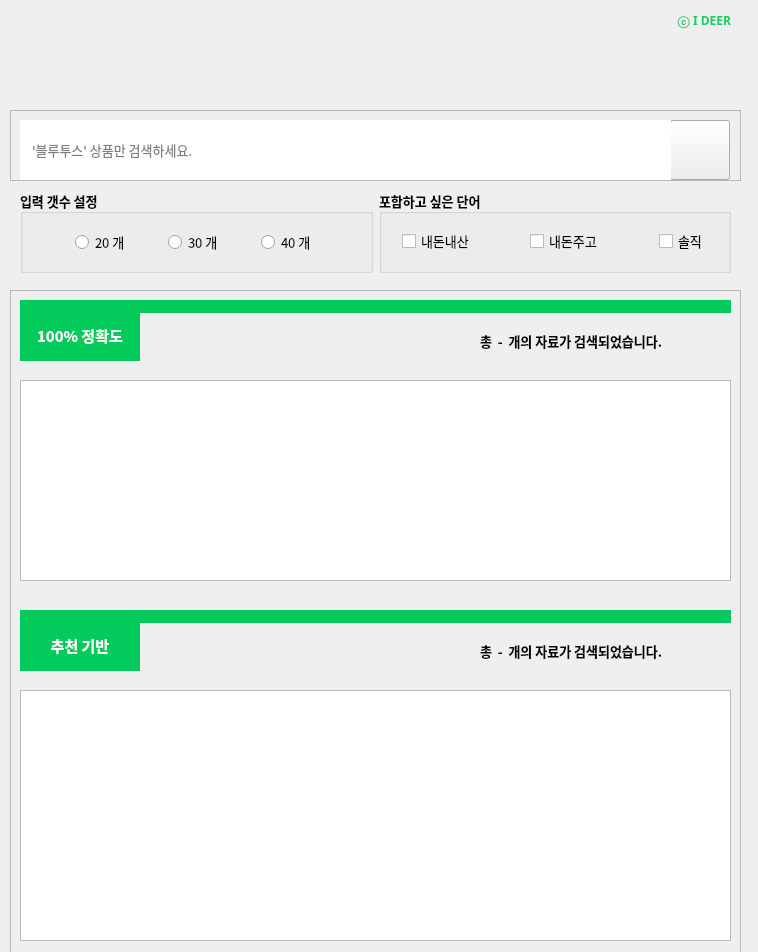
<?xml version="1.0" encoding="UTF-8"?>
<ui version="4.0">
 <class>Form</class>
 <widget class="QWidget" name="Form">
  <property name="geometry">
   <rect>
    <x>0</x>
    <y>0</y>
    <width>758</width>
    <height>952</height>
   </rect>
  </property>
  <property name="sizePolicy">
   <sizepolicy hsizetype="Fixed" vsizetype="Fixed">
    <horstretch>0</horstretch>
    <verstretch>0</verstretch>
   </sizepolicy>
  </property>
  <property name="font">
   <font>
    <family>한컴 고딕</family>
   </font>
  </property>
  <property name="windowTitle">
   <string>Form</string>
  </property>
  <property name="windowIcon">
   <iconset resource="naver_basic.qrc">
    <normaloff>:/icon/blog_icon_real.png</normaloff>:/icon/blog_icon_real.png</iconset>
  </property>
  <widget class="QFrame" name="frame">
   <property name="enabled">
    <bool>true</bool>
   </property>
   <property name="geometry">
    <rect>
     <x>10</x>
     <y>110</y>
     <width>731</width>
     <height>71</height>
    </rect>
   </property>
   <property name="frameShape">
    <enum>QFrame::StyledPanel</enum>
   </property>
   <property name="frameShadow">
    <enum>QFrame::Raised</enum>
   </property>
   <widget class="QPushButton" name="btn_search">
    <property name="geometry">
     <rect>
      <x>660</x>
      <y>10</y>
      <width>60</width>
      <height>60</height>
     </rect>
    </property>
    <property name="font">
     <font>
      <family>휴먼모음T</family>
      <pointsize>9</pointsize>
      <weight>75</weight>
      <bold>true</bold>
     </font>
    </property>
    <property name="text">
     <string/>
    </property>
    <property name="icon">
     <iconset resource="naver_basic.qrc">
      <normaloff>:/icon/search_icon.PNG</normaloff>:/icon/search_icon.PNG</iconset>
    </property>
    <property name="iconSize">
     <size>
      <width>60</width>
      <height>60</height>
     </size>
    </property>
   </widget>
   <widget class="QLineEdit" name="le_search">
    <property name="enabled">
     <bool>true</bool>
    </property>
    <property name="geometry">
     <rect>
      <x>10</x>
      <y>10</y>
      <width>651</width>
      <height>60</height>
     </rect>
    </property>
    <property name="font">
     <font>
      <family>한컴 고딕</family>
      <pointsize>10</pointsize>
     </font>
    </property>
    <property name="mouseTracking">
     <bool>false</bool>
    </property>
    <property name="styleSheet">
     <string notr="true">border-color: rgb(3, 203, 91);
border:7px;
padding: 10px
</string>
    </property>
    <property name="text">
     <string/>
    </property>
    <property name="cursorPosition">
     <number>0</number>
    </property>
    <property name="alignment">
     <set>Qt::AlignLeading|Qt::AlignLeft|Qt::AlignVCenter</set>
    </property>
    <property name="placeholderText">
     <string>'블루투스' 상품만 검색하세요.</string>
    </property>
    <property name="cursorMoveStyle">
     <enum>Qt::LogicalMoveStyle</enum>
    </property>
    <property name="clearButtonEnabled">
     <bool>true</bool>
    </property>
   </widget>
  </widget>
  <widget class="QWidget" name="layoutWidget">
   <property name="geometry">
    <rect>
     <x>20</x>
     <y>190</y>
     <width>711</width>
     <height>83</height>
    </rect>
   </property>
   <layout class="QHBoxLayout" name="horizontalLayout_5">
    <item>
     <widget class="QGroupBox" name="box_number">
      <property name="enabled">
       <bool>true</bool>
      </property>
      <property name="font">
       <font>
        <family>한컴 고딕</family>
        <pointsize>10</pointsize>
        <weight>75</weight>
        <bold>true</bold>
       </font>
      </property>
      <property name="title">
       <string>입력 갯수 설정</string>
      </property>
      <layout class="QHBoxLayout" name="horizontalLayout_3">
       <property name="leftMargin">
        <number>20</number>
       </property>
       <property name="rightMargin">
        <number>20</number>
       </property>
       <item>
        <widget class="QRadioButton" name="rb_20">
         <property name="sizePolicy">
          <sizepolicy hsizetype="Fixed" vsizetype="Fixed">
           <horstretch>0</horstretch>
           <verstretch>0</verstretch>
          </sizepolicy>
         </property>
         <property name="font">
          <font>
           <weight>50</weight>
           <bold>false</bold>
          </font>
         </property>
         <property name="text">
          <string>20 개</string>
         </property>
        </widget>
       </item>
       <item>
        <widget class="QRadioButton" name="rb_30">
         <property name="sizePolicy">
          <sizepolicy hsizetype="Fixed" vsizetype="Fixed">
           <horstretch>0</horstretch>
           <verstretch>0</verstretch>
          </sizepolicy>
         </property>
         <property name="font">
          <font>
           <weight>50</weight>
           <bold>false</bold>
          </font>
         </property>
         <property name="text">
          <string>30 개</string>
         </property>
        </widget>
       </item>
       <item>
        <widget class="QRadioButton" name="rb_40">
         <property name="sizePolicy">
          <sizepolicy hsizetype="Fixed" vsizetype="Fixed">
           <horstretch>0</horstretch>
           <verstretch>0</verstretch>
          </sizepolicy>
         </property>
         <property name="font">
          <font>
           <weight>50</weight>
           <bold>false</bold>
          </font>
         </property>
         <property name="text">
          <string>40 개</string>
         </property>
        </widget>
       </item>
      </layout>
     </widget>
    </item>
    <item>
     <widget class="QGroupBox" name="box_keyword">
      <property name="font">
       <font>
        <family>한컴 고딕</family>
        <pointsize>10</pointsize>
        <weight>75</weight>
        <bold>true</bold>
        <underline>false</underline>
        <kerning>false</kerning>
       </font>
      </property>
      <property name="cursor">
       <cursorShape>ArrowCursor</cursorShape>
      </property>
      <property name="layoutDirection">
       <enum>Qt::LeftToRight</enum>
      </property>
      <property name="title">
       <string>포함하고 싶은 단어</string>
      </property>
      <property name="flat">
       <bool>false</bool>
      </property>
      <property name="checkable">
       <bool>false</bool>
      </property>
      <layout class="QHBoxLayout" name="horizontalLayout_4">
       <property name="leftMargin">
        <number>20</number>
       </property>
       <property name="rightMargin">
        <number>20</number>
       </property>
       <property name="bottomMargin">
        <number>11</number>
       </property>
       <item>
        <widget class="QCheckBox" name="cb_keyword1">
         <property name="sizePolicy">
          <sizepolicy hsizetype="Fixed" vsizetype="Fixed">
           <horstretch>0</horstretch>
           <verstretch>0</verstretch>
          </sizepolicy>
         </property>
         <property name="font">
          <font>
           <weight>50</weight>
           <bold>false</bold>
          </font>
         </property>
         <property name="layoutDirection">
          <enum>Qt::LeftToRight</enum>
         </property>
         <property name="text">
          <string>내돈내산</string>
         </property>
        </widget>
       </item>
       <item alignment="Qt::AlignHCenter">
        <widget class="QCheckBox" name="cb_keyword2">
         <property name="sizePolicy">
          <sizepolicy hsizetype="Fixed" vsizetype="Fixed">
           <horstretch>0</horstretch>
           <verstretch>0</verstretch>
          </sizepolicy>
         </property>
         <property name="font">
          <font>
           <weight>50</weight>
           <bold>false</bold>
          </font>
         </property>
         <property name="text">
          <string>내돈주고</string>
         </property>
        </widget>
       </item>
       <item>
        <widget class="QCheckBox" name="cb_keyword3">
         <property name="sizePolicy">
          <sizepolicy hsizetype="Fixed" vsizetype="Fixed">
           <horstretch>0</horstretch>
           <verstretch>0</verstretch>
          </sizepolicy>
         </property>
         <property name="font">
          <font>
           <weight>50</weight>
           <bold>false</bold>
          </font>
         </property>
         <property name="text">
          <string>솔직</string>
         </property>
        </widget>
       </item>
      </layout>
     </widget>
    </item>
   </layout>
  </widget>
  <widget class="QLabel" name="lbl_NAVER_image">
   <property name="enabled">
    <bool>true</bool>
   </property>
   <property name="geometry">
    <rect>
     <x>220</x>
     <y>10</y>
     <width>291</width>
     <height>100</height>
    </rect>
   </property>
   <property name="font">
    <font>
     <family>HY견고딕</family>
     <pointsize>20</pointsize>
     <weight>75</weight>
     <bold>true</bold>
    </font>
   </property>
   <property name="text">
    <string/>
   </property>
   <property name="pixmap">
    <pixmap resource="naver_basic.qrc">:/icon/naver_icon2.PNG</pixmap>
   </property>
   <property name="scaledContents">
    <bool>true</bool>
   </property>
   <property name="alignment">
    <set>Qt::AlignCenter</set>
   </property>
  </widget>
  <widget class="QFrame" name="frame_2">
   <property name="geometry">
    <rect>
     <x>10</x>
     <y>290</y>
     <width>731</width>
     <height>711</height>
    </rect>
   </property>
   <property name="frameShape">
    <enum>QFrame::StyledPanel</enum>
   </property>
   <property name="frameShadow">
    <enum>QFrame::Raised</enum>
   </property>
   <widget class="QLabel" name="lbl_accuracy">
    <property name="geometry">
     <rect>
      <x>10</x>
      <y>20</y>
      <width>120</width>
      <height>51</height>
     </rect>
    </property>
    <property name="font">
     <font>
      <family>한컴 고딕</family>
      <pointsize>11</pointsize>
      <weight>75</weight>
      <bold>true</bold>
     </font>
    </property>
    <property name="autoFillBackground">
     <bool>false</bool>
    </property>
    <property name="styleSheet">
     <string notr="true">background-color: rgb(3, 203, 91);
color: rgb(255, 255, 255);
</string>
    </property>
    <property name="text">
     <string>100% 정확도</string>
    </property>
    <property name="alignment">
     <set>Qt::AlignCenter</set>
    </property>
   </widget>
   <widget class="QLabel" name="lbl_line">
    <property name="geometry">
     <rect>
      <x>10</x>
      <y>10</y>
      <width>711</width>
      <height>13</height>
     </rect>
    </property>
    <property name="styleSheet">
     <string notr="true">background-color: rgb(3, 203, 91);
border:0px</string>
    </property>
    <property name="text">
     <string/>
    </property>
   </widget>
   <widget class="QLabel" name="lbl_result">
    <property name="geometry">
     <rect>
      <x>470</x>
      <y>30</y>
      <width>251</width>
      <height>41</height>
     </rect>
    </property>
    <property name="font">
     <font>
      <family>한컴 고딕</family>
      <pointsize>10</pointsize>
      <weight>75</weight>
      <bold>true</bold>
     </font>
    </property>
    <property name="text">
     <string>총  -  개의 자료가 검색되었습니다.</string>
    </property>
   </widget>
   <widget class="QTextBrowser" name="tb_real_window">
    <property name="enabled">
     <bool>true</bool>
    </property>
    <property name="geometry">
     <rect>
      <x>10</x>
      <y>90</y>
      <width>711</width>
      <height>201</height>
     </rect>
    </property>
    <property name="baseSize">
     <size>
      <width>10</width>
      <height>10</height>
     </size>
    </property>
    <property name="font">
     <font>
      <family>한컴 고딕</family>
      <pointsize>10</pointsize>
      <weight>50</weight>
      <italic>false</italic>
      <bold>false</bold>
     </font>
    </property>
    <property name="autoFillBackground">
     <bool>true</bool>
    </property>
    <property name="styleSheet">
     <string notr="true">font: 10pt &quot;한컴 고딕&quot;;
selection-color: rgb(195, 195, 195);
color: rgb(0, 0, 0);</string>
    </property>
    <property name="html">
     <string>&lt;!DOCTYPE HTML PUBLIC &quot;-//W3C//DTD HTML 4.0//EN&quot; &quot;http://www.w3.org/TR/REC-html40/strict.dtd&quot;&gt;
&lt;html&gt;&lt;head&gt;&lt;meta name=&quot;qrichtext&quot; content=&quot;1&quot; /&gt;&lt;style type=&quot;text/css&quot;&gt;
p, li { white-space: pre-wrap; }
&lt;/style&gt;&lt;/head&gt;&lt;body style=&quot; font-family:'한컴 고딕'; font-size:10pt; font-weight:400; font-style:normal;&quot;&gt;
&lt;p style=&quot;-qt-paragraph-type:empty; margin-top:12px; margin-bottom:12px; margin-left:10px; margin-right:0px; -qt-block-indent:0; text-indent:0px;&quot;&gt;&lt;br /&gt;&lt;/p&gt;&lt;/body&gt;&lt;/html&gt;</string>
    </property>
    <property name="tabStopWidth">
     <number>90</number>
    </property>
    <property name="openExternalLinks">
     <bool>false</bool>
    </property>
   </widget>
   <widget class="QLabel" name="lbl_line_2">
    <property name="geometry">
     <rect>
      <x>10</x>
      <y>320</y>
      <width>711</width>
      <height>13</height>
     </rect>
    </property>
    <property name="styleSheet">
     <string notr="true">background-color: rgb(3, 203, 91);
border:0px</string>
    </property>
    <property name="text">
     <string/>
    </property>
   </widget>
   <widget class="QLabel" name="lbl_accuracy_2">
    <property name="geometry">
     <rect>
      <x>10</x>
      <y>330</y>
      <width>120</width>
      <height>51</height>
     </rect>
    </property>
    <property name="font">
     <font>
      <family>한컴 고딕</family>
      <pointsize>11</pointsize>
      <weight>75</weight>
      <bold>true</bold>
     </font>
    </property>
    <property name="autoFillBackground">
     <bool>false</bool>
    </property>
    <property name="styleSheet">
     <string notr="true">background-color: rgb(3, 203, 91);
color: rgb(255, 255, 255);
</string>
    </property>
    <property name="text">
     <string>추천 기반</string>
    </property>
    <property name="alignment">
     <set>Qt::AlignCenter</set>
    </property>
   </widget>
   <widget class="QLabel" name="lbl_result_2">
    <property name="geometry">
     <rect>
      <x>470</x>
      <y>340</y>
      <width>251</width>
      <height>41</height>
     </rect>
    </property>
    <property name="font">
     <font>
      <family>한컴 고딕</family>
      <pointsize>10</pointsize>
      <weight>75</weight>
      <bold>true</bold>
     </font>
    </property>
    <property name="text">
     <string>총  -  개의 자료가 검색되었습니다.</string>
    </property>
   </widget>
   <widget class="QTextBrowser" name="tb_model_window">
    <property name="enabled">
     <bool>true</bool>
    </property>
    <property name="geometry">
     <rect>
      <x>10</x>
      <y>400</y>
      <width>711</width>
      <height>251</height>
     </rect>
    </property>
    <property name="styleSheet">
     <string notr="true">font: 10pt &quot;한컴 고딕&quot;;
selection-color: rgb(195, 195, 195);
color: rgb(0, 0, 0);</string>
    </property>
    <property name="tabStopWidth">
     <number>90</number>
    </property>
   </widget>
  </widget>
  <widget class="QLabel" name="label">
   <property name="geometry">
    <rect>
     <x>660</x>
     <y>10</y>
     <width>71</width>
     <height>20</height>
    </rect>
   </property>
   <property name="font">
    <font>
     <family>맑은 고딕</family>
     <weight>75</weight>
     <italic>false</italic>
     <bold>true</bold>
     <underline>false</underline>
    </font>
   </property>
   <property name="layoutDirection">
    <enum>Qt::LeftToRight</enum>
   </property>
   <property name="styleSheet">
    <string notr="true">color: rgb(25, 204, 95);</string>
   </property>
   <property name="text">
    <string>ⓒ I DEER</string>
   </property>
   <property name="alignment">
    <set>Qt::AlignRight|Qt::AlignTrailing|Qt::AlignVCenter</set>
   </property>
  </widget>
  <zorder>frame_2</zorder>
  <zorder>frame</zorder>
  <zorder>layoutWidget</zorder>
  <zorder>lbl_NAVER_image</zorder>
  <zorder>label</zorder>
 </widget>
 <resources>
  <include location="naver_basic.qrc"/>
 </resources>
 <connections/>
</ui>
